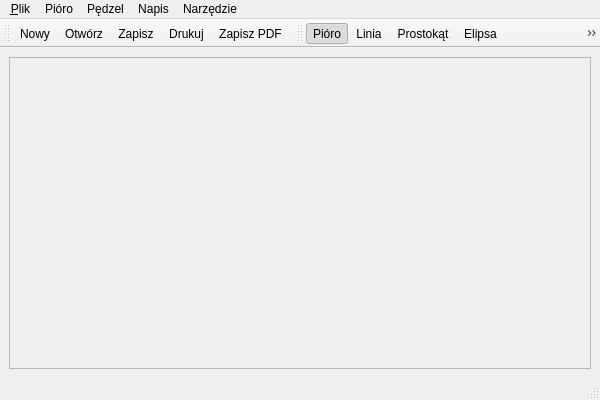
<ui version="4.0" >
 <class>Window</class>
 <widget class="QMainWindow" name="Window" >
  <property name="geometry" >
   <rect>
    <x>0</x>
    <y>0</y>
    <width>600</width>
    <height>400</height>
   </rect>
  </property>
  <property name="windowTitle" >
   <string>Rysownik Qt</string>
  </property>
  <property name="windowIcon" >
   <iconset resource="mywindow.qrc" >:/images/qt.png</iconset>
  </property>
  <widget class="QWidget" name="centralwidget" >
   <property name="enabled" >
    <bool>true</bool>
   </property>
   <layout class="QVBoxLayout" >
    <item>
     <widget class="QScrollArea" name="scrollArea" >
      <property name="frameShape" >
       <enum>QFrame::StyledPanel</enum>
      </property>
      <property name="frameShadow" >
       <enum>QFrame::Sunken</enum>
      </property>
      <widget class="PaintArea" native="1" name="paint" >
       <property name="geometry" >
        <rect>
         <x>11</x>
         <y>11</y>
         <width>560</width>
         <height>281</height>
        </rect>
       </property>
       <property name="cursor" >
        <cursorShape>CrossCursor</cursorShape>
       </property>
      </widget>
     </widget>
    </item>
   </layout>
  </widget>
  <widget class="QMenuBar" name="menubar" >
   <property name="geometry" >
    <rect>
     <x>0</x>
     <y>0</y>
     <width>600</width>
     <height>23</height>
    </rect>
   </property>
   <widget class="QMenu" name="fileMenu" >
    <property name="title" >
     <string>&amp;Plik</string>
    </property>
    <addaction name="fileMenuNew" />
    <addaction name="fileMenuOpen" />
    <addaction name="fileMenuSave" />
    <addaction name="fileMenuSaveAs" />
    <addaction name="fileMenuSavePDF" />
    <addaction name="fileMenuPrint" />
    <addaction name="separator" />
    <addaction name="fileMenuQuit" />
   </widget>
   <widget class="QMenu" name="penMenu" >
    <property name="title" >
     <string>Pióro</string>
    </property>
    <widget class="QMenu" name="penMenuStyle" >
     <property name="title" >
      <string>Styl linii</string>
     </property>
     <addaction name="actionQt_SolidLine" />
     <addaction name="actionQt_DashLine" />
     <addaction name="actionQt_DotLine" />
     <addaction name="actionQt_DashDotLine" />
     <addaction name="actionQt_DashDotDotLine" />
    </widget>
    <widget class="QMenu" name="penMenuCapStyle" >
     <property name="title" >
      <string>Zakończenie linii</string>
     </property>
     <addaction name="actionQt_SquareCap" />
     <addaction name="actionQt_FlatCap" />
     <addaction name="actionQt_RoundCap" />
    </widget>
    <widget class="QMenu" name="penMenuJoinStyle" >
     <property name="title" >
      <string>Połączenie linii</string>
     </property>
     <addaction name="actionQt_BevelJoin" />
     <addaction name="actionQt_MiterJoin" />
     <addaction name="actionQt_RoundJoin" />
    </widget>
    <addaction name="penMenuWidth" />
    <addaction name="penMenuColor" />
    <addaction name="penMenuStyle" />
    <addaction name="penMenuCapStyle" />
    <addaction name="penMenuJoinStyle" />
    <addaction name="penMenuAA" />
   </widget>
   <widget class="QMenu" name="drawingToolsMenu" >
    <property name="title" >
     <string>Narzędzie</string>
    </property>
    <addaction name="drawingToolsMenuPen" />
    <addaction name="drawingToolsMenuLine" />
    <addaction name="drawingToolsMenuRect" />
    <addaction name="drawingToolsMenuEllipse" />
    <addaction name="drawingToolsMenuFillRect" />
    <addaction name="drawingToolsMenuFillEllipse" />
    <addaction name="drawingToolsMenuText" />
   </widget>
   <widget class="QMenu" name="brushMenu" >
    <property name="title" >
     <string>Pędzel</string>
    </property>
    <widget class="QMenu" name="brushMenuStyle" >
     <property name="title" >
      <string>Styl</string>
     </property>
     <addaction name="actionQt_NoBrush" />
     <addaction name="actionQt_SolidPattern" />
     <addaction name="actionQt_Dense1Pattern" />
     <addaction name="actionQt_Dense2Pattern" />
     <addaction name="actionQt_Dense3Pattern" />
     <addaction name="actionQt_Dense4Pattern" />
     <addaction name="actionQt_Dense5Pattern" />
     <addaction name="actionQt_Dense6Pattern" />
     <addaction name="actionQt_Dense7Pattern" />
     <addaction name="actionQt_HorPattern" />
     <addaction name="actionQt_VerPattern" />
     <addaction name="actionQt_CrossPattern" />
     <addaction name="actionQt_BDiagPattern" />
     <addaction name="actionQt_FDiagPattern" />
     <addaction name="actionQt_DiagCrossPattern" />
    </widget>
    <addaction name="brushMenuColor" />
    <addaction name="brushMenuStyle" />
   </widget>
   <widget class="QMenu" name="textMenu" >
    <property name="title" >
     <string>Napis</string>
    </property>
    <addaction name="textMenuText" />
    <addaction name="textMenuFont" />
    <addaction name="textMenuAA" />
   </widget>
   <addaction name="fileMenu" />
   <addaction name="penMenu" />
   <addaction name="brushMenu" />
   <addaction name="textMenu" />
   <addaction name="drawingToolsMenu" />
  </widget>
  <widget class="QStatusBar" name="statusBar" >
   <property name="statusTip" >
    <string/>
   </property>
  </widget>
  <widget class="QToolBar" name="toolBarFile" >
   <property name="windowTitle" >
    <string>toolBar</string>
   </property>
   <attribute name="toolBarArea" >
    <enum>TopToolBarArea</enum>
   </attribute>
   <attribute name="toolBarBreak" >
    <bool>false</bool>
   </attribute>
   <addaction name="fileMenuNew" />
   <addaction name="fileMenuOpen" />
   <addaction name="fileMenuSave" />
   <addaction name="fileMenuPrint" />
   <addaction name="fileMenuSavePDF" />
  </widget>
  <widget class="QToolBar" name="toolBarDrawingTools" >
   <property name="windowTitle" >
    <string>toolBar</string>
   </property>
   <attribute name="toolBarArea" >
    <enum>TopToolBarArea</enum>
   </attribute>
   <attribute name="toolBarBreak" >
    <bool>false</bool>
   </attribute>
   <addaction name="drawingToolsMenuPen" />
   <addaction name="drawingToolsMenuLine" />
   <addaction name="drawingToolsMenuRect" />
   <addaction name="drawingToolsMenuEllipse" />
   <addaction name="drawingToolsMenuFillRect" />
   <addaction name="drawingToolsMenuFillEllipse" />
   <addaction name="drawingToolsMenuText" />
  </widget>
  <action name="fileMenuNew" >
   <property name="icon" >
    <iconset resource="mywindow.qrc" >:/images/new.png</iconset>
   </property>
   <property name="text" >
    <string>&amp;Nowy</string>
   </property>
   <property name="statusTip" >
    <string>Tworzy nowy plik</string>
   </property>
   <property name="shortcut" >
    <string>Ctrl+N</string>
   </property>
  </action>
  <action name="fileMenuOpen" >
   <property name="icon" >
    <iconset resource="mywindow.qrc" >:/images/open.png</iconset>
   </property>
   <property name="text" >
    <string>Otwórz</string>
   </property>
   <property name="statusTip" >
    <string>Odczytuje plik</string>
   </property>
   <property name="shortcut" >
    <string>Ctrl+O</string>
   </property>
  </action>
  <action name="fileMenuSave" >
   <property name="icon" >
    <iconset resource="mywindow.qrc" >:/images/save.png</iconset>
   </property>
   <property name="text" >
    <string>Zapisz</string>
   </property>
   <property name="statusTip" >
    <string>Zapisuje bieżące zmiany</string>
   </property>
  </action>
  <action name="fileMenuSaveAs" >
   <property name="text" >
    <string>Zapisz jako</string>
   </property>
   <property name="statusTip" >
    <string>Zapisuje jako nowy plik</string>
   </property>
  </action>
  <action name="fileMenuQuit" >
   <property name="text" >
    <string>Wyjście</string>
   </property>
   <property name="statusTip" >
    <string>Zakończenie działania programu</string>
   </property>
  </action>
  <action name="penMenuWidth" >
   <property name="text" >
    <string>Grubość</string>
   </property>
   <property name="toolTip" >
    <string>Grubość pióra</string>
   </property>
   <property name="statusTip" >
    <string>Określenie grubości pióra</string>
   </property>
  </action>
  <action name="penMenuColor" >
   <property name="text" >
    <string>Kolor</string>
   </property>
   <property name="toolTip" >
    <string>Kolor pióra</string>
   </property>
   <property name="statusTip" >
    <string>Określenie koloru pióra</string>
   </property>
  </action>
  <action name="actionQt_SolidLine" >
   <property name="checkable" >
    <bool>true</bool>
   </property>
   <property name="checked" >
    <bool>true</bool>
   </property>
   <property name="icon" >
    <iconset/>
   </property>
   <property name="text" >
    <string>Qt::SolidLine</string>
   </property>
  </action>
  <action name="actionQt_DashLine" >
   <property name="checkable" >
    <bool>true</bool>
   </property>
   <property name="text" >
    <string>Qt::DashLine</string>
   </property>
  </action>
  <action name="actionQt_DotLine" >
   <property name="checkable" >
    <bool>true</bool>
   </property>
   <property name="text" >
    <string>Qt::DotLine</string>
   </property>
  </action>
  <action name="actionQt_DashDotLine" >
   <property name="checkable" >
    <bool>true</bool>
   </property>
   <property name="text" >
    <string>Qt::DashDotLine</string>
   </property>
  </action>
  <action name="actionQt_DashDotDotLine" >
   <property name="checkable" >
    <bool>true</bool>
   </property>
   <property name="text" >
    <string>Qt::DashDotDotLine</string>
   </property>
  </action>
  <action name="actionQt_SquareCap" >
   <property name="checkable" >
    <bool>true</bool>
   </property>
   <property name="checked" >
    <bool>true</bool>
   </property>
   <property name="text" >
    <string>Qt::SquareCap</string>
   </property>
  </action>
  <action name="actionQt_FlatCap" >
   <property name="checkable" >
    <bool>true</bool>
   </property>
   <property name="text" >
    <string>Qt::FlatCap</string>
   </property>
  </action>
  <action name="actionQt_RoundCap" >
   <property name="checkable" >
    <bool>true</bool>
   </property>
   <property name="text" >
    <string>Qt::RoundCap</string>
   </property>
  </action>
  <action name="actionQt_BevelJoin" >
   <property name="checkable" >
    <bool>true</bool>
   </property>
   <property name="checked" >
    <bool>true</bool>
   </property>
   <property name="text" >
    <string>Qt::BevelJoin</string>
   </property>
  </action>
  <action name="actionQt_MiterJoin" >
   <property name="checkable" >
    <bool>true</bool>
   </property>
   <property name="text" >
    <string>Qt::MiterJoin</string>
   </property>
  </action>
  <action name="actionQt_RoundJoin" >
   <property name="checkable" >
    <bool>true</bool>
   </property>
   <property name="text" >
    <string>Qt::RoundJoin</string>
   </property>
  </action>
  <action name="drawingToolsMenuPen" >
   <property name="checkable" >
    <bool>true</bool>
   </property>
   <property name="checked" >
    <bool>true</bool>
   </property>
   <property name="icon" >
    <iconset resource="mywindow.qrc" >:/images/paintbrush.png</iconset>
   </property>
   <property name="text" >
    <string>Pióro</string>
   </property>
  </action>
  <action name="drawingToolsMenuLine" >
   <property name="checkable" >
    <bool>true</bool>
   </property>
   <property name="icon" >
    <iconset resource="mywindow.qrc" >:/images/line.png</iconset>
   </property>
   <property name="text" >
    <string>Linia</string>
   </property>
  </action>
  <action name="drawingToolsMenuRect" >
   <property name="checkable" >
    <bool>true</bool>
   </property>
   <property name="icon" >
    <iconset resource="mywindow.qrc" >:/images/rectangle.png</iconset>
   </property>
   <property name="text" >
    <string>Prostokąt</string>
   </property>
  </action>
  <action name="drawingToolsMenuEllipse" >
   <property name="checkable" >
    <bool>true</bool>
   </property>
   <property name="icon" >
    <iconset resource="mywindow.qrc" >:/images/ellipse.png</iconset>
   </property>
   <property name="text" >
    <string>Elipsa</string>
   </property>
  </action>
  <action name="drawingToolsMenuFillRect" >
   <property name="checkable" >
    <bool>true</bool>
   </property>
   <property name="icon" >
    <iconset resource="mywindow.qrc" >:/images/filledrectangle.png</iconset>
   </property>
   <property name="text" >
    <string>Wypełniony prostokąt</string>
   </property>
  </action>
  <action name="drawingToolsMenuFillEllipse" >
   <property name="checkable" >
    <bool>true</bool>
   </property>
   <property name="icon" >
    <iconset resource="mywindow.qrc" >:/images/filledellipse.png</iconset>
   </property>
   <property name="text" >
    <string>Wypełniona elipsa</string>
   </property>
  </action>
  <action name="brushMenuColor" >
   <property name="text" >
    <string>Kolor</string>
   </property>
   <property name="toolTip" >
    <string>Kolor pędzla</string>
   </property>
  </action>
  <action name="actionQt_NoBrush" >
   <property name="checkable" >
    <bool>true</bool>
   </property>
   <property name="checked" >
    <bool>true</bool>
   </property>
   <property name="text" >
    <string>Qt::NoBrush</string>
   </property>
  </action>
  <action name="actionQt_SolidPattern" >
   <property name="checkable" >
    <bool>true</bool>
   </property>
   <property name="text" >
    <string>Qt::SolidPattern</string>
   </property>
  </action>
  <action name="actionQt_Dense1Pattern" >
   <property name="checkable" >
    <bool>true</bool>
   </property>
   <property name="text" >
    <string>Qt::Dense1Pattern</string>
   </property>
  </action>
  <action name="actionQt_Dense2Pattern" >
   <property name="checkable" >
    <bool>true</bool>
   </property>
   <property name="text" >
    <string>Qt::Dense2Pattern</string>
   </property>
  </action>
  <action name="actionQt_Dense3Pattern" >
   <property name="checkable" >
    <bool>true</bool>
   </property>
   <property name="text" >
    <string>Qt::Dense3Pattern</string>
   </property>
  </action>
  <action name="actionQt_Dense4Pattern" >
   <property name="checkable" >
    <bool>true</bool>
   </property>
   <property name="text" >
    <string>Qt::Dense4Pattern</string>
   </property>
  </action>
  <action name="actionQt_Dense5Pattern" >
   <property name="checkable" >
    <bool>true</bool>
   </property>
   <property name="text" >
    <string>Qt::Dense5Pattern</string>
   </property>
  </action>
  <action name="actionQt_Dense6Pattern" >
   <property name="checkable" >
    <bool>true</bool>
   </property>
   <property name="text" >
    <string>Qt::Dense6Pattern</string>
   </property>
  </action>
  <action name="actionQt_Dense7Pattern" >
   <property name="checkable" >
    <bool>true</bool>
   </property>
   <property name="text" >
    <string>Qt::Dense7Pattern</string>
   </property>
  </action>
  <action name="actionQt_HorPattern" >
   <property name="checkable" >
    <bool>true</bool>
   </property>
   <property name="text" >
    <string>Qt::HorPattern</string>
   </property>
  </action>
  <action name="actionQt_VerPattern" >
   <property name="checkable" >
    <bool>true</bool>
   </property>
   <property name="text" >
    <string>Qt::VerPattern</string>
   </property>
  </action>
  <action name="actionQt_CrossPattern" >
   <property name="checkable" >
    <bool>true</bool>
   </property>
   <property name="text" >
    <string>Qt::CrossPattern</string>
   </property>
  </action>
  <action name="actionQt_BDiagPattern" >
   <property name="checkable" >
    <bool>true</bool>
   </property>
   <property name="text" >
    <string>Qt::BDiagPattern</string>
   </property>
  </action>
  <action name="actionQt_FDiagPattern" >
   <property name="checkable" >
    <bool>true</bool>
   </property>
   <property name="text" >
    <string>Qt::FDiagPattern</string>
   </property>
  </action>
  <action name="actionQt_DiagCrossPattern" >
   <property name="checkable" >
    <bool>true</bool>
   </property>
   <property name="text" >
    <string>Qt::DiagCrossPattern</string>
   </property>
  </action>
  <action name="drawingToolsMenuText" >
   <property name="checkable" >
    <bool>true</bool>
   </property>
   <property name="icon" >
    <iconset resource="mywindow.qrc" >:/images/text.png</iconset>
   </property>
   <property name="text" >
    <string>Napis</string>
   </property>
  </action>
  <action name="textMenuText" >
   <property name="text" >
    <string>Tekst</string>
   </property>
  </action>
  <action name="textMenuFont" >
   <property name="text" >
    <string>Czcionka</string>
   </property>
  </action>
  <action name="textMenuAA" >
   <property name="checkable" >
    <bool>true</bool>
   </property>
   <property name="text" >
    <string>Antyaliasing</string>
   </property>
  </action>
  <action name="penMenuAA" >
   <property name="checkable" >
    <bool>true</bool>
   </property>
   <property name="text" >
    <string>Antyaliasing</string>
   </property>
  </action>
  <action name="fileMenuPrint" >
   <property name="icon" >
    <iconset resource="mywindow.qrc" >:/images/print.png</iconset>
   </property>
   <property name="text" >
    <string>Drukuj</string>
   </property>
   <property name="statusTip" >
    <string>Drukuj plik</string>
   </property>
  </action>
  <action name="fileMenuSavePDF" >
   <property name="icon" >
    <iconset resource="mywindow.qrc" >:/images/exportpdf.png</iconset>
   </property>
   <property name="text" >
    <string>Zapisz PDF</string>
   </property>
   <property name="statusTip" >
    <string>Zapisz plik PDF</string>
   </property>
  </action>
 </widget>
 <customwidgets>
  <customwidget>
   <class>PaintArea</class>
   <extends>QWidget</extends>
   <header>paintarea.h</header>
   <container>1</container>
  </customwidget>
  <customwidget>
   <class>QScrollArea</class>
   <extends>QFrame</extends>
   <header location="global" >QScrollArea</header>
   <container>1</container>
  </customwidget>
 </customwidgets>
 <resources>
  <include location="mywindow.qrc" />
 </resources>
 <connections/>
</ui>
